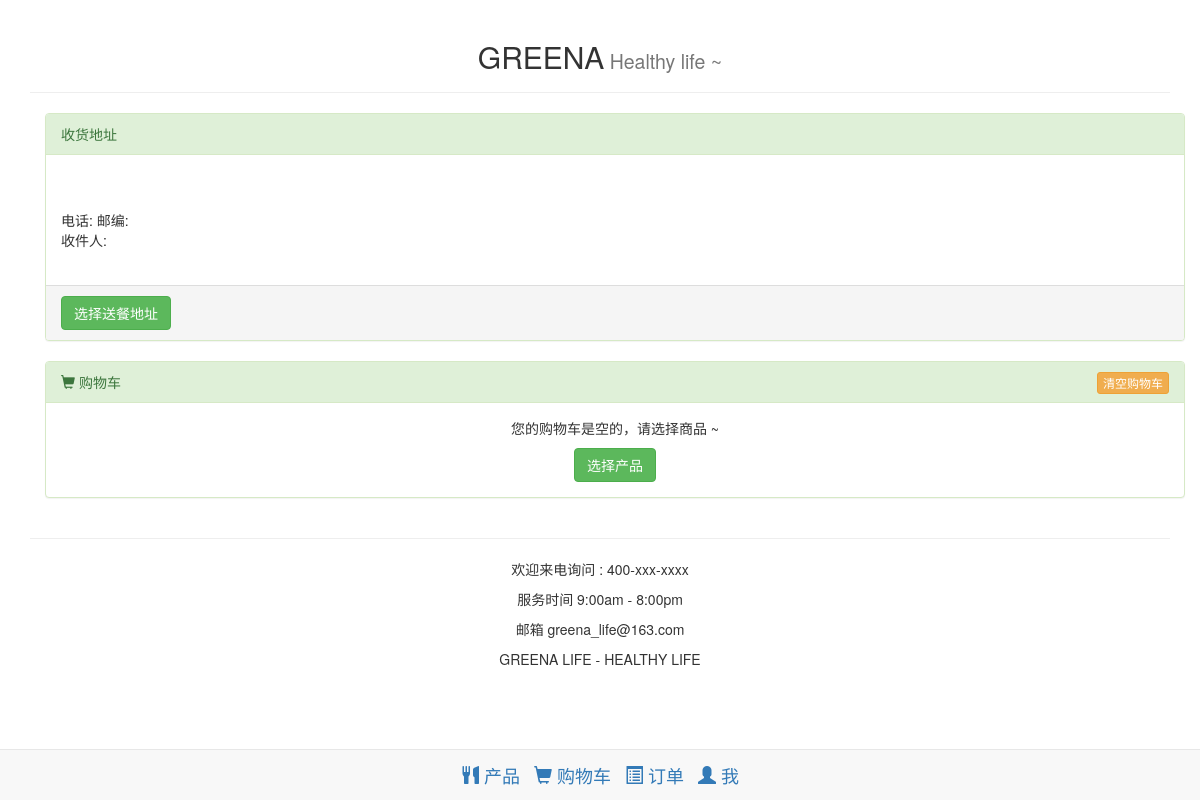
Page /shopping_cart (signed in) on the earlier database version.
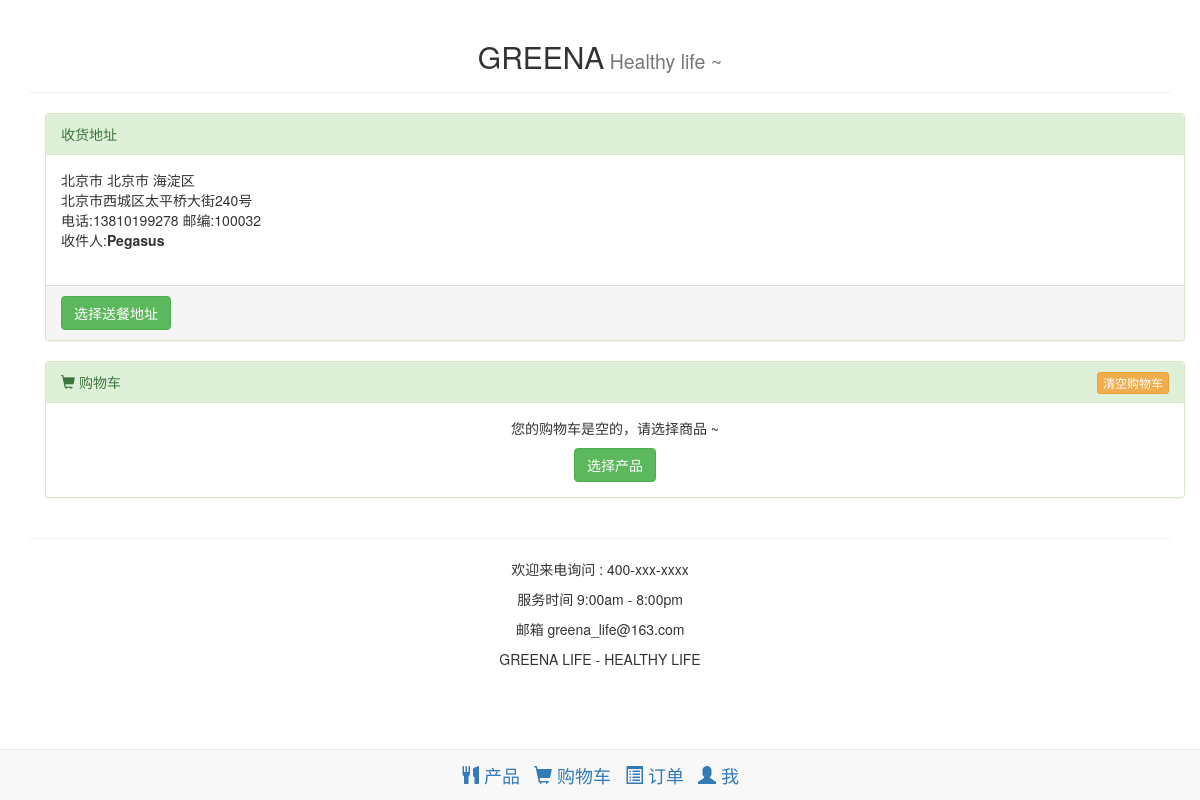
Same page on the later database version.
### app/models.py (models this page shows)
class Address(db.Model):
    __tablename__ = 'addresses'
    id = db.Column(db.Integer, primary_key=True)
    user_id = db.Column(db.Integer, db.ForeignKey('users.id'))
    province = db.Column(db.String(64), nullable=False)
    city = db.Column(db.String(64), nullable=False)
    district = db.Column(db.String(64), nullable=False)
    street = db.Column(db.String(128), nullable=False)
    zip_code = db.Column(db.String(64), nullable=False)
    reciplents = db.Column(db.String(64), nullable=False)
    phone_number = db.Column(db.String(64), nullable=False)

### app/mall/views.py (the view, shortened to what this page needs)
@mall.route('/shopping_cart')
@login_required
def shopping_cart():
    user = current_user._get_current_object()
    address_id = request.args.get('address_id', user.address_default_id, type=int)
    address = Address.query.get(address_id)
    if address and address not in user.addresses:
        address = None
    cart_cookie = request.cookies.get('shopping_cart', None)
    products = []
    total_sum = 0
    empty_cart = True if len(products)==0 else False
    return render_template('shopping_cart.html', products=products, empty_cart=empty_cart, total_sum=total_sum, address=address)

### app/models.py (called while the page is built)
@login_manager.user_loader
def load_user(user_id):
    return User.query.get(int(user_id))

### app/templates/shopping_cart.html (shortened to what this page needs)
{% extends "base.html" %}
{% block page_content %}
{{ super() }}
<div class="container">
	<div class="panel panel-success">
		<div class="panel-heading">
			收货地址
		</div>
		{% if address == null %}
		<div class="panel-body text-center">
			<p>请选择送餐地址 ~</p>
		</div>
		{% else %}
		<div class="panel-body">
			<address>
				{{ address.province }} {{ address.city }}  {{ address.district }}<br>
				{{ address.street}} <br>
				电话:{{ address.phone_number }} 邮编:{{ address.zip_code }}<br>
				收件人:<strong>{{ address.reciplents }}</strong>
			</address>
		</div>
		{% endif %}
		<div class="panel-footer">
			<a class="btn btn-success" href="{{ url_for('mall.select_address') }}">选择送餐地址</a>
		</div>
	</div>
	<div class="panel panel-success">
	<div class="panel-heading">
		<span class="glyphicon glyphicon-shopping-cart"></span> 购物车
		<button id="btn_clear" class="btn btn-warning btn-xs pull-right" type="button">清空购物车</button>
	</div>
	{% if empty_cart %}
	<div class="panel-body text-center">
		<p>您的购物车是空的，请选择商品 ~</p>
		<a class="btn btn-success" href="{{ url_for('mall.mall') }}">选择产品</a>
	</div>
	</div>
	{% endif%}
</div>
{% endblock %}

### app/templates/base.html (shortened to what this page needs)
{% extends "bootstrap/base.html" %}
{% block styles %}
<link rel="stylesheet" type="text/css" href="{{url_for('static', filename='css/_main.css')}}">
{% endblock %}
{% block navbar %}
<div class="navbar navbar-default navbar-fixed-bottom" role="navigation">
	<div class="container">
	<ul class="fmenu">
		<li>
			<a href="{{ url_for('mall.mall') }}">
				<span class="glyphicon glyphicon-cutlery" ></span> 产品
			</a>
		</li>
		<li>
			<a href="{{ url_for('mall.shopping_cart') }}">
				<span class="glyphicon glyphicon-shopping-cart"></span> 购物车
			</a>
		</li>
		<li>
			<a href="#">
				<span class="glyphicon glyphicon-list-alt"></span> 订单
			</a>
		</li>
		<li>
			<a href="{{ url_for('mall.user_center') }}">
				<span class="glyphicon glyphicon-user"></span> 我
			</a>
		</li>
	</ul>
	</div>
</div>
{% endblock %}
{% block content %}
<div class="container">
	{% block page_content %}
	<div class="page-header text-center">
		<h2>GREENA<small> Healthy life ~</small></h2>
	</div>
	{% endblock %}
	{% block page_footer %}
	<hr>
	<footer class="text-center">
		<p>欢迎来电询问 : 400-xxx-xxxx</p>
		<p>服务时间 9:00am - 8:00pm</p>
		<p>邮箱 greena_life@163.com</p>
		<p>GREENA LIFE - HEALTHY LIFE</p>
	</footer>
	{% endblock %}
</div>
{% endblock %}

Differences in the rows shown:
added Address: province "北京市", city "北京市", district "海淀区", street "北京市西城区太平桥大街240号", phone_number "13810199278", zip_code "100032", reciplents "Pegasus"
